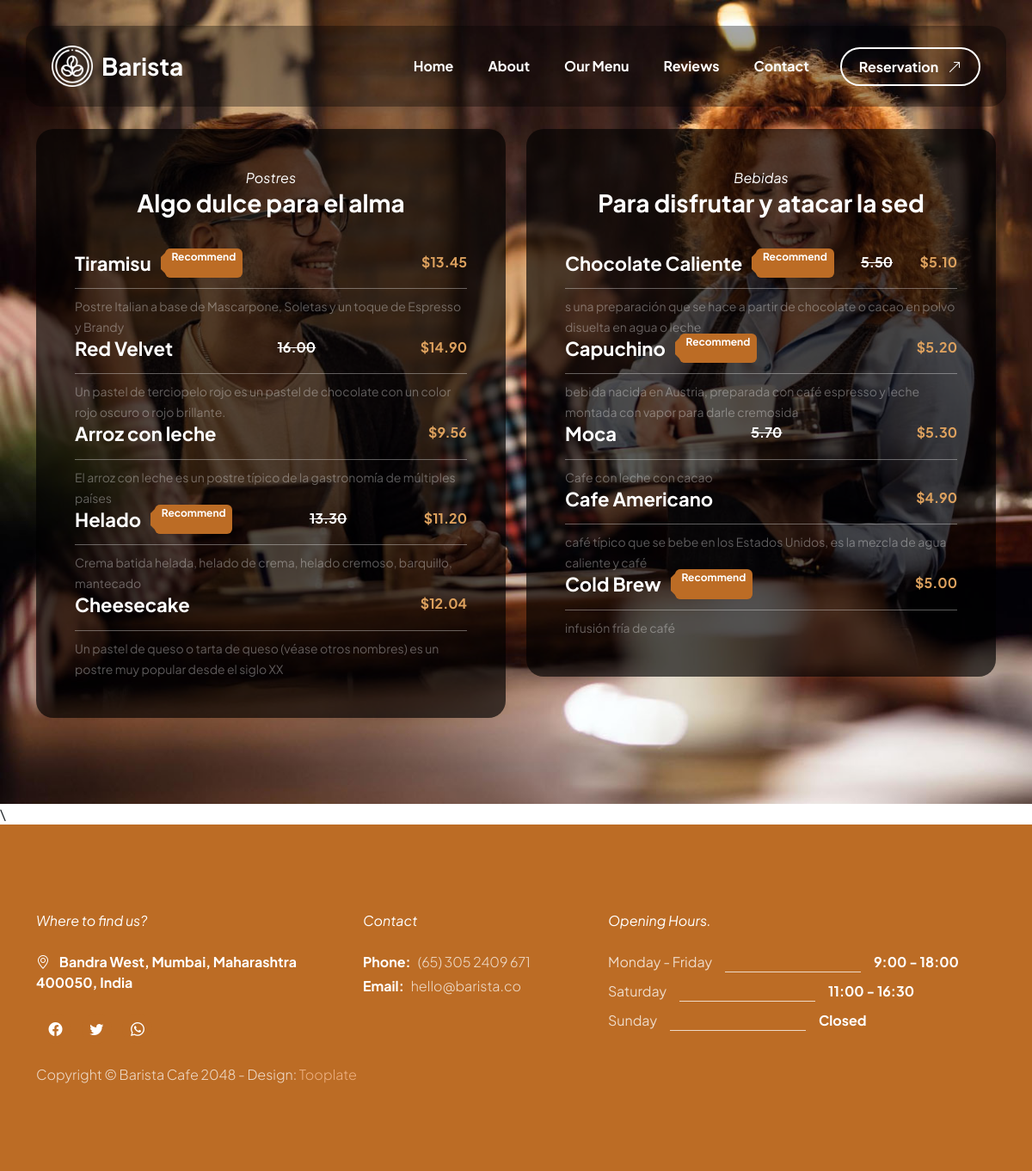
The app's page /menu/ with its own data.
### menu/models.py (models this page shows, shortened)
class Menu(models.Model):
    title = models.CharField(max_length=100, verbose_name='Titulo')
    description = models.CharField(max_length=100, verbose_name='Descripcion')
    order = models.IntegerField(verbose_name='Orden de presentacion')
    active = models.BooleanField(verbose_name='Activo', default=True)
    created = models.DateTimeField(
        auto_now_add=True, verbose_name='Fecha de creacion')
    updated = models.DateTimeField(
        auto_now=True, verbose_name='Fecha de actualizacion')
    class Meta:
        verbose_name = 'Menu'
        verbose_name_plural = 'Menu'
        ordering = ['order']

class Food(models.Model):
    menu = models.ForeignKey(Menu, verbose_name='Menu',
                             on_delete=models.CASCADE)
    name = models.CharField(max_length=100, verbose_name='Alimento')
    description = models.CharField(max_length=100, verbose_name='Description')
    cost = models.DecimalField(
        max_digits=4, decimal_places=2, verbose_name='Costo')
    previous_cost = models.DecimalField(
        max_digits=4, decimal_places=2, verbose_name='Costo Previo', null=True, blank=True)
    recommended = models.BooleanField(
        verbose_name="Recomendado", default=False)
    order = models.IntegerField(verbose_name='Orden de presentacion')
    created = models.DateTimeField(
        auto_now_add=True, verbose_name='Fecha de creacion')
    updated = models.DateTimeField(
        auto_now=True, verbose_name='Fecha de actualizacion')
    class Meta:
        verbose_name = 'Alimento'
        verbose_name_plural = 'Alimento'
        ordering = ['order']

### menu/views.py (the view)
# urls.py: path('', views.menu_list, name='menu_list'),
def menu_list(request):
    menus = Menu.objects.filter(active=True)
    return render(request, 'menu/menu_list.html', {'menus': menus})

### menu/templates/menu/menu_list.html (shortened to what this page needs)
{% extends 'core/base.html' %}
{% load static %}
{% block content %}
<section class="menu-section section-padding " id="section_3">
    <div class="container">
        <div class="row">
            {% for menu in menus  %}
            <div class="col-lg-6 col-12 mb-4 mb-lg-0">
                <div class="menu-block-wrap">
                    <div class="text-center mb-4 pb-lg-2">
                        <em class="text-white">{{menu.title}}</em>
                        <h4 class="text-white">{{menu.description}}</h4>
                    </div>
                    {% for food in menu.food_set.all  %}
                    <div class="menu-block">
                        <div class="d-flex">
                            <h6>{{food.name}}</h6>
                            {% if food.recommended %}
                             <span class="badge ms-3">Recommend</span>
                            {% endif %}
                            {% if food.previous_cost %}
                             <strong class="text-white ms-auto"><del>{{food.previous_cost}}</del></strong>
                            {% endif %}
                            <strong class="ms-auto">${{food.cost}}</strong>
                        </div>
                        <div class="border-top mt-2 pt-2">
                            <small>{{food.description}}</small>
                        </div>
                    </div>
                    {% endfor %}
                </div>
            </div>
        {% endfor %}
</section>\
{% endblock %}

### core/templates/core/base.html (shortened to what this page needs)
{% load static %}
<!doctype html>
<html lang="en">
    <head>
        <link href="{% static "core/css/bootstrap.min.css" %}" rel="stylesheet">
        <link href="{% static "core/css/bootstrap-icons.css" %}" rel="stylesheet">
        <link href="{% static "core/css/vegas.min.css" %}" rel="stylesheet">
        <link href="{% static "core/css/tooplate-barista.css" %}" rel="stylesheet">
    </head>
    <body>
            <main>
                <nav class="navbar navbar-expand-lg ">
                    <div class="container">
                        <a class="navbar-brand d-flex align-items-center" href="{% url "core:home" %}">
                            <img src="{% static 'core/images/coffee-beans.png' %}" class="navbar-brand-image img-fluid" alt="Barista Cafe Template">
                            Barista
                        </a>
                        <div class="collapse navbar-collapse" id="navbarNav">
                            <ul class="navbar-nav ms-lg-auto">
                                <li class="nav-item">
                                    <a class="nav-link click-scroll {% if request.path == '/contact/' %} active {% endif %}" href="{% url "core:home" %}">Home</a>
                                </li>
                                <li class="nav-item">
                                    <a class="nav-link click-scroll {% if request.path == '/contact/' %} active {% endif %}" href="{% url "core:about" %}">About</a>
                                </li>
                                <li class="nav-item">
                                    <a class="nav-link click-scroll {% if request.path == '/contact/' %} active {% endif %}" href="{% url "menus:menu_list" %}">Our Menu</a>
                                </li>
                                <li class="nav-item">
                                    <a class="nav-link click-scroll {% if request.path == '/contact/' %} active {% endif %}" href="#section_4">Reviews</a>
                                </li>
                                <li class="nav-item">
                                    <a class="nav-link click-scroll {% if request.path == '/contact/' %} active {% endif %}" href="#section_5">Contact</a>
                                </li>
                            </ul>
                            <div class="ms-lg-3">
                                <a class="btn custom-btn custom-border-btn" href="reservation.html">
                                    Reservation
                                    <i class="bi-arrow-up-right ms-2"></i>
                                </a>
                            </div>
                        </div>
                    </div>
                </nav>
                {% block content %}{% endblock %}
                <footer class="site-footer">
                    <div class="container">
                        <div class="row">
                            <div class="col-lg-4 col-12 me-auto">
                                <em class="text-white d-block mb-4">Where to find us?</em>
                                <strong class="text-white">
                                    <i class="bi-geo-alt me-2"></i>
                                    Bandra West, Mumbai, Maharashtra 400050, India
                                </strong>
                                <ul class="social-icon mt-4">
                                    <li class="social-icon-item">
                                        <a href="#" class="social-icon-link bi-facebook">
                                        </a>
                                    </li>
                                    <li class="social-icon-item">
                                        <a href="https://x.com/minthu" target="_new" class="social-icon-link bi-twitter">
                                        </a>
                                    </li>
                                    <li class="social-icon-item">
                                        <a href="#" class="social-icon-link bi-whatsapp">
                                        </a>
                                    </li>
                                </ul>
                            </div>
                            <div class="col-lg-3 col-12 mt-4 mb-3 mt-lg-0 mb-lg-0">
                                <em class="text-white d-block mb-4">Contact</em>
                                <p class="d-flex mb-1">
                                    <strong class="me-2">Phone:</strong>
                                    <a href="tel: 305-240-9671" class="site-footer-link">
                                        (65)
                                        305 2409 671
                                    </a>
                                </p>
                                <p class="d-flex">
                                    <strong class="me-2">Email:</strong>
                                    <a href="mailto:info@yourgmail.com" class="site-footer-link">
                                        hello@barista.co
                                    </a>
                                </p>
                            </div>
                            <div class="col-lg-5 col-12">
                                <em class="text-white d-block mb-4">Opening Hours.</em>
                                <ul class="opening-hours-list">
                                    <li class="d-flex">
                                        Monday - Friday
                                        <span class="underline"></span>
                                        <strong>9:00 - 18:00</strong>
                                    </li>
                                    <li class="d-flex">
                                        Saturday
                                        <span class="underline"></span>
                                        <strong>11:00 - 16:30</strong>
                                    </li>
                                    <li class="d-flex">
                                        Sunday
                                        <span class="underline"></span>
                                        <strong>Closed</strong>
                                    </li>
                                </ul>
                            </div>
                            <div class="col-lg-8 col-12 mt-4">
                                <p class="copyright-text mb-0">Copyright © Barista Cafe 2048
                                    - Design: <a rel="sponsored" href="https://www.tooplate.com" target="_blank">Tooplate</a></p>
                            </div>
                    </div>
                </footer>

### records on screen
Menu: title "Postres", description "Algo dulce para el alma"
Food: name "Tiramisu", recommended "Recommend", cost "13.45", description "Postre Italian a base de Mascarpone, Soletas y un toque de Espresso y Brandy"
Food: name "Red Velvet", previous_cost "16.00", cost "14.90", description "Un pastel de terciopelo rojo es un pastel de chocolate con un color rojo oscuro o rojo brillante."
Food: name "Arroz con leche", cost "9.56", description "El arroz con leche es un postre típico de la gastronomía de múltiples países"
Food: name "Helado", recommended "Recommend", previous_cost "13.30", cost "11.20", description "Crema batida helada, helado de crema, helado cremoso, barquillo, mantecado"
Food: name "Cheesecake", cost "12.04", description "Un pastel de queso o tarta de queso (véase otros nombres) es un postre muy popular desde el siglo XX"
Menu: title "Bebidas", description "Para disfrutar y atacar la sed"
Food: name "Chocolate Caliente", recommended "Recommend", previous_cost "5.50", cost "5.10", description "s una preparación que se hace a partir de chocolate o cacao en polvo disuelta en agua o leche"
Food: name "Capuchino", recommended "Recommend", cost "5.20", description "bebida nacida en Austria, preparada con café espresso y leche montada con vapor para darle cremosida"
Food: name "Moca", previous_cost "5.70", cost "5.30", description "Cafe con leche con cacao"
Food: name "Cafe Americano", cost "4.90", description "café típico que se bebe en los Estados Unidos, es la mezcla de agua caliente y café"
Food: name "Cold Brew", recommended "Recommend", cost "5.00", description "infusión fría de café"
